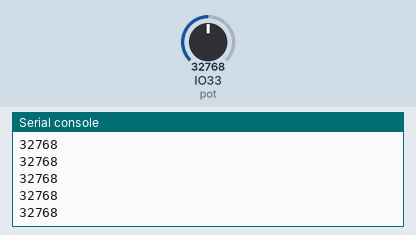
A program run on a simulated ESP32 board running CircuitPython. On the bench: the last lines printed to the serial console. The test bench sets the inputs (shaded band); at power-on: IO33 (pot) = 32768 (analog values on the 0–65535 scale).

Above: at 1.2 s.
1.3 s: IO33 (pot) set to 45874
At 1.31 s:
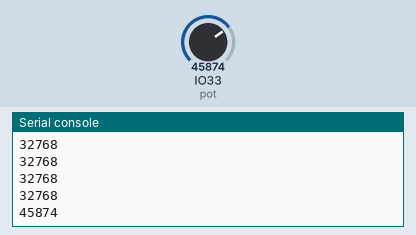
2.8 s: IO33 (pot) set to 57670
At 2.81 s:
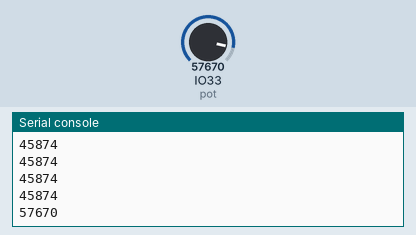
Timing chart, 0 to 5.8 s (numbered marks = the images above; inputs shaded):
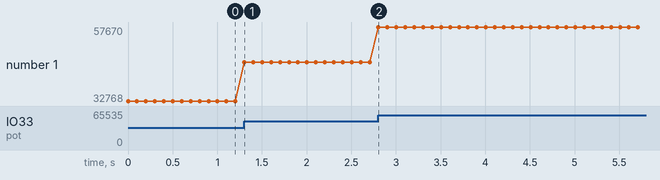

Measured:
- after the input at 1.3 s, the serial console: prints a new line at once (image 1)
- after the input at 2.8 s, the serial console: prints a new line at once (image 2)
- plotted number 1: 32768 → 45874 after the input at 1.3 s, 45874 → 57670 after the input at 2.8 s

The program:

pruebapot.py
```python
import time
import board
from analogio import AnalogIn

# Connect potentiometer to pin 33
pot = AnalogIn(board.IO33)

while True:
    # Values are from 0 to 65535 (2 ** 16)
    print(pot.value)
    time.sleep(0.1)
```
